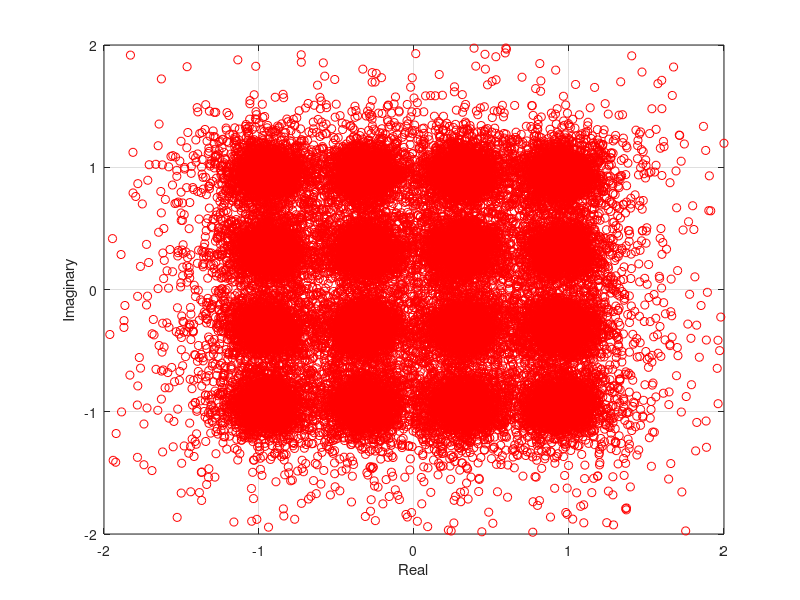
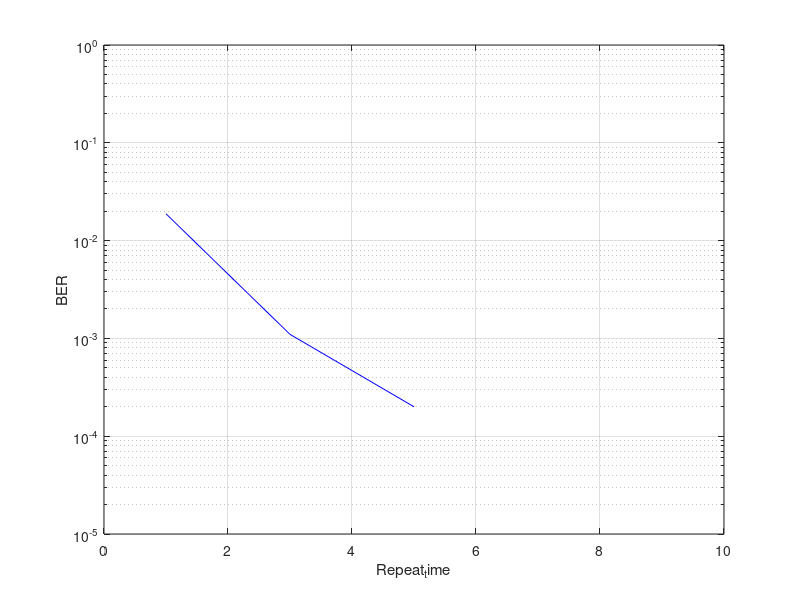

Recreate these plots in MATLAB, in order.
clear variables;
clc;

%% Test Setting
SNR_dB =10;
SNR_linear = 10^(SNR_dB/10); %Signal Power
BER = zeros(1, length(SNR_dB));
nSymbol = 10000; %비트 데이터 개수
M = 16; % QAM 종류


norm = true ; %정규화 여부
fading = true; % 페이딩 채널 여부 
Repeat_time = 1:2:10; % FEC를 위한 반복 횟수, FEC를 하지 않을 거면 1로 설정, 할 거면 다른 숫자 입력
method = 2;


%% Preparation(DATA)
for k = 1:length(Repeat_time)
    bit_data = randi([0, 1], 1, nSymbol );
    %bitstream = [0, 1, 0, 0, 1, 1, 1, 0]
    
    %% FEC
    FEC_bit_data = repmat(bit_data, 1, Repeat_time(k));
    data = zeros(1, nSymbol/log2(M)*Repeat_time(k));
    
    %% setData
    if M==16
        for i = 1:nSymbol/log2(M)*Repeat_time(k)
            four_bit = [FEC_bit_data(log2(M)*i-3) FEC_bit_data(log2(M)*i-2) FEC_bit_data(log2(M)*i-1) FEC_bit_data(log2(M)*i)];
            if four_bit == [0 0 0 0] % 0
                data(i) = 0;
            elseif four_bit == [0 0 0 1] % 1
                data(i) = 1;
            elseif four_bit == [0 0 1 1] % 2
                data(i) = 2;
            elseif four_bit == [0 0 1 0] % 3
                data(i) = 3;
            elseif four_bit == [0 1 1 0] % 4
                data(i) = 4;
            elseif four_bit == [0 1 1 1] % 5
                data(i) = 5;
            elseif four_bit == [0 1 0 1] % 6
                data(i) = 6;
            elseif four_bit == [0 1 0 0] % 7
                data(i) = 7;
            elseif four_bit == [1 1 0 0] % 8
                data(i) = 8;
            elseif four_bit == [1 1 0 1] % 9
                data(i) = 9;
            elseif four_bit == [1 1 1 1] % 10
                data(i) = 10;
            elseif four_bit == [1 1 1 0] % 11
                data(i) = 11;
            elseif four_bit == [1 0 1 0] % 12
                data(i) = 12;
            elseif four_bit == [1 0 1 1] % 13
                data(i) = 13;
            elseif four_bit == [1 0 0 1] % 14
                data(i) = 14;
            elseif four_bit == [1 0 0 0] % 15
                data(i) = 15;
            end
        end
    end
    
    
    %% Transmitter - Modulation (QAM)
    modulated_symbol = zeros(1, length(data));
    
    if M==16
        modulated_symbol(data == 0) = (-3-3j);
        modulated_symbol(data == 1) = (-3-1j);
        modulated_symbol(data == 2) = (-3+1j);
        modulated_symbol(data == 3) = (-3+3j);
        modulated_symbol(data == 4) = (-1+3j);
        modulated_symbol(data == 5) = (-1+1j);
        modulated_symbol(data == 6) = (-1-1j);
        modulated_symbol(data == 7) = (-1-3j);
        modulated_symbol(data == 8) = (+1-3j);
        modulated_symbol(data == 9) = (1-1j);
        modulated_symbol(data == 10) = (1+1j);
        modulated_symbol(data == 11) = (1+3j);
        modulated_symbol(data == 12) = (3+3j);
        modulated_symbol(data == 13) = (3+1j);
        modulated_symbol(data == 14) = (3-1j);
        modulated_symbol(data == 15) = (3-3j);
    
        if norm == true
            modulated_symbol = modulated_symbol/sqrt(10);
        end
    
    else
    end
    
    
    
    %% plot modulated_symbol
    figure(11);
    plot(real(modulated_symbol), imag(modulated_symbol), "b*");
    % xlim([-5, 5]); ylim([-5, 5]);
    xlabel("Real");
    ylabel("Imaginary");
    grid on;
    
    
    
    %% Transmission System
    %r(n) = h(n) * y(n) + z(n)
    transmit_power = SNR_linear; % 출력세기 (y(n))
    transmission_symbol = sqrt(transmit_power)*modulated_symbol;
    noise_power = 1/sqrt(10);
    noise = (randn(1, nSymbol/log2(M)*Repeat_time(k)) +1j*randn(1, nSymbol/log2(M)*Repeat_time(k)) ) .* noise_power;
    
    %fading = true 일 경우에는 fading channel 을 지나는 것이고, 
    % fading = false 일 경우 AWGN 채널을 지나는 것으로 설정
    
    
    if fading == true
        h = (randn(1, length(modulated_symbol)) + 1j * randn(1, length(modulated_symbol))); % 무선 채널의 개수(h(n))
        transmission_symbol = transmission_symbol.*h;
    end
    
    %% Equalizer
    before_equlizer = transmission_symbol+noise;
    
    
    if fading == true
        received_symbol = before_equlizer./h;
    else
        received_symbol = before_equlizer;
    end
    
    
    figure(11);
    hold on;
    xlim([-2, 2]);
    ylim([-2, 2]);
    plot(real(received_symbol)/sqrt(10), imag(received_symbol)/sqrt(10), "ro");
    
    %% method 1
    
    recovered_data = zeros(1, nSymbol/log2(M)*Repeat_time(k));
    if method == 1
        if M==16
            for i = 1:length(received_symbol)
                x = real(received_symbol(i))/sqrt(10);
                y = imag(received_symbol(i))/sqrt(10);
        
                if x <-2/sqrt(10) &&  x > -4/sqrt(10)
                    if y>-4/sqrt(10) && y<-2/sqrt(10)
                        recovered_data(i) = 0;
                    elseif y>-2/sqrt(10) && y<0
                        recovered_data(i) = 1;
                    elseif y>0 && y<2/sqrt(10)
                        recovered_data(i) = 2;
                    elseif y>2/sqrt(10) && y<4/sqrt(10)
                        recovered_data(i) = 3;
                    end
                elseif x<0 && x >-2/sqrt(10)
                    if y>-4/sqrt(10) && y<-2/sqrt(10)
                        recovered_data(i) = 7;
                    elseif y>-2/sqrt(10) && y<0
                        recovered_data(i) = 6;
                    elseif y>0 && y<2/sqrt(10)
                        recovered_data(i) = 5;
                    elseif y>2/sqrt(10) && y<4/sqrt(10)
                        recovered_data(i) = 4;
                    end
                elseif x>0 && x<2/sqrt(10)
                    if y>-4/sqrt(10) && y<-2/sqrt(10)
                        recovered_data(i) = 8;
                    elseif y>-2/sqrt(10) && y<0
                        recovered_data(i) = 9;
                    elseif y>0 && y<2/sqrt(10)
                        recovered_data(i) = 10;
                    elseif y>2/sqrt(10) && y<4/sqrt(10)
                        recovered_data(i) = 11;
                    end
                elseif x>2/sqrt(10) &&  x<4/sqrt(10)
                    if y>-4/sqrt(10) && y<-2/sqrt(10)
                        recovered_data(i) = 15;
                    elseif y>-2/sqrt(10) && y<0
                        recovered_data(i) = 14;
                    elseif y>0 && y<2/sqrt(10)
                        recovered_data(i) = 13;
                    elseif y>2/sqrt(10) && y<4/sqrt(10)
                        recovered_data(i) = 12;
                    end
                end
            end
        end
    
    % method 2
    elseif method ==2
        a = -3/sqrt(10);
        b = -1/sqrt(10);
        c = 1/sqrt(10);
        d = 3/sqrt(10);
        pos = [a+a*1j, a+b*1j, a+c*1j, a+d*1j, b+d*1j, b+c*1j, b+b*1j, b+a*1j, c+a*1j, c+b*1j, c+c*1j, c+d*1j, d+d*1j, d+c*1j, d+b*1j, d+a*1j];
    
    
    
        for i = 1:length(received_symbol)
            min_distance = 99999999;
            min_index = -1;
            tmp = received_symbol(i)./sqrt(10);
            for j = 1:length(pos)
    %             x = real(pos(j));
    %             y = imag(pos(j));
    %             w = real(tmp);
    %             z = imag(tmp);
    %             distance = sqrt((x-w)^2 + (y-z)^2);
                  distance = abs(pos(j) - tmp);
    
                if distance < min_distance
                    min_distance = distance;
                    min_index = j;
                end
    
            end
    
            recovered_data(i) = min_index-1;
        end
    
    
    
    
    end
    
    
    
    
    
    %% set Bit Data
     recovered_bit_data = zeros(1, nSymbol*Repeat_time(k));
    if M==16
        for i = 1:length(recovered_data)
            data_value = recovered_data(i);
            % recovered_data(i) 값에 따라서 recovered_bit_data 배열에 적절한 값 할당
            switch data_value
                case 0
                    recovered_bit_data(4*i - 3) = 0;
                    recovered_bit_data(4*i - 2) = 0;
                    recovered_bit_data(4*i - 1) = 0;
                    recovered_bit_data(4*i) = 0;
                case 1
                    recovered_bit_data(4*i - 3) = 0;
                    recovered_bit_data(4*i - 2) = 0;
                    recovered_bit_data(4*i - 1) = 0;
                    recovered_bit_data(4*i) = 1;
                case 2
                    recovered_bit_data(4*i - 3) = 0;
                    recovered_bit_data(4*i - 2) = 0;
                    recovered_bit_data(4*i - 1) = 1;
                    recovered_bit_data(4*i) = 1;
                case 3
                    recovered_bit_data(4*i - 3) = 0;
                    recovered_bit_data(4*i - 2) = 0;
                    recovered_bit_data(4*i - 1) = 1;
                    recovered_bit_data(4*i) = 0;
                case 4
                    recovered_bit_data(4*i - 3) = 0;
                    recovered_bit_data(4*i - 2) = 1;
                    recovered_bit_data(4*i - 1) = 1;
                    recovered_bit_data(4*i) = 0;
                case 5
                    recovered_bit_data(4*i - 3) = 0;
                    recovered_bit_data(4*i - 2) = 1;
                    recovered_bit_data(4*i - 1) = 1;
                    recovered_bit_data(4*i) = 1;
                case 6
                    recovered_bit_data(4*i - 3) = 0;
                    recovered_bit_data(4*i - 2) = 1;
                    recovered_bit_data(4*i - 1) = 0;
                    recovered_bit_data(4*i) = 1;
    
                case 7
                    recovered_bit_data(4*i - 3) = 0;
                    recovered_bit_data(4*i - 2) = 1;
                    recovered_bit_data(4*i - 1) = 0;
                    recovered_bit_data(4*i) = 0;
                case 8
                    recovered_bit_data(4*i - 3) = 1;
                    recovered_bit_data(4*i - 2) = 1;
                    recovered_bit_data(4*i - 1) = 0;
                    recovered_bit_data(4*i) = 0;
                case 9
                    recovered_bit_data(4*i - 3) = 1;
                    recovered_bit_data(4*i - 2) = 1;
                    recovered_bit_data(4*i - 1) = 0;
                    recovered_bit_data(4*i) = 1;
                case 10
                    recovered_bit_data(4*i - 3) = 1;
                    recovered_bit_data(4*i - 2) = 1;
                    recovered_bit_data(4*i - 1) = 1;
                    recovered_bit_data(4*i) = 1;
                case 11
                    recovered_bit_data(4*i - 3) = 1;
                    recovered_bit_data(4*i - 2) = 1;
                    recovered_bit_data(4*i - 1) = 1;
                    recovered_bit_data(4*i) = 0;
                case 12
                    recovered_bit_data(4*i - 3) = 1;
                    recovered_bit_data(4*i - 2) = 0;
                    recovered_bit_data(4*i - 1) = 1;
                    recovered_bit_data(4*i) = 0;
                case 13
                    recovered_bit_data(4*i - 3) = 1;
                    recovered_bit_data(4*i - 2) = 0;
                    recovered_bit_data(4*i - 1) = 1;
                    recovered_bit_data(4*i) = 1;
                case 14
                    recovered_bit_data(4*i - 3) = 1;
                    recovered_bit_data(4*i - 2) = 0;
                    recovered_bit_data(4*i - 1) = 0;
                    recovered_bit_data(4*i) = 1;
                case 15
                    recovered_bit_data(4*i - 3) = 1;
                    recovered_bit_data(4*i - 2) = 0;
                    recovered_bit_data(4*i - 1) = 0;
                    recovered_bit_data(4*i) = 0;
    
                otherwise
                    error('Unexpected data value.');
            end
        end
    end
    
    %% FEC
    FEC_check = zeros(1, nSymbol);
    for i = 1:nSymbol
        s = 0;
        for j  = 1:Repeat_time(k)
            s = s + recovered_bit_data(nSymbol*(j-1)+i);    
        end
        FEC_check(i) = round((s/Repeat_time(k)));
    end

    BER(k) = sum(bit_data~=FEC_check)/nSymbol;
end

figure(100);
semilogy(Repeat_time, BER, "b"); grid on;
ylim([10^-5 1]); xlim([0 10]);
ylabel("BER");
xlabel("Repeat_time");
    

